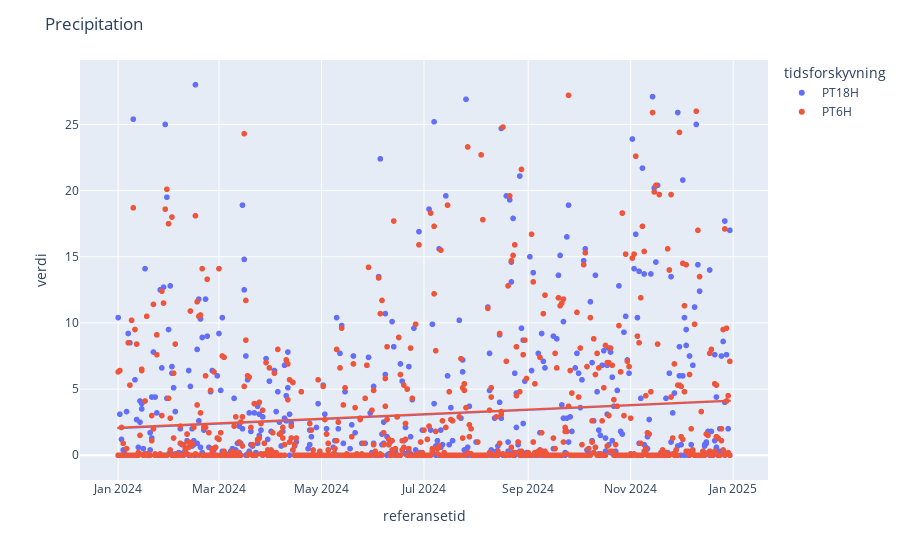

Notebook source saved alongside this figure:
### Markdown cell above
Testkode

### Code cell
# Visualiserer de ulike tidsforskyvningene
fig = px.scatter(precipitation, 
                x= 'referansetid', 
                y= 'verdi',
                color= 'tidsforskyvning', 
                trendline= 'ols',
                )

fig.update_layout(title=dict(text='Precipitation')
)
fig.show()

# Finner gjennomsnittet for hver av tidsforskyvningene
gj_måned = fc.average_other(precipitation, column='måned')
print(gj_måned)

fc.average_month_bargraph(gj_måned, name='Nedbør',unit='mm')

### Figure 1 — Plotly figure (JSON) as saved in the notebook; plotly's stock layout.template omitted (floating-point values rounded to 4 significant figures; data arrays with more than 128 entries replaced by an {"elided": "..."} marker saying what was removed)
{"data": [{"hovertemplate": "tidsforskyvning=PT18H<br>referansetid=%{x}<br>verdi=%{y}<extra></extra>", "legendgroup": "PT18H", "marker": {"color": "#636efa", "symbol": "circle"}, "mode": "markers", "name": "PT18H", "showlegend": true, "type": "scattergl", "x": {"elided": "730 str values"}, "xaxis": "x", "y": {"elided": "730 float values"}, "yaxis": "y"}, {"hovertemplate": "<b>OLS trendline</b><br>verdi = 6.56621e-08 * referansetid + -109.851<br>R<sup>2</sup>=0.012689<br><br>tidsforskyvning=PT18H<br>referansetid=%{x}<br>verdi=%{y} <b>(trend)</b><extra></extra>", "legendgroup": "PT18H", "marker": {"color": "#636efa", "symbol": "circle"}, "mode": "lines", "name": "PT18H", "showlegend": false, "type": "scattergl", "x": {"elided": "730 str values"}, "xaxis": "x", "y": {"elided": "730 float values"}, "yaxis": "y"}, {"hovertemplate": "tidsforskyvning=PT6H<br>referansetid=%{x}<br>verdi=%{y}<extra></extra>", "legendgroup": "PT6H", "marker": {"color": "#EF553B", "symbol": "circle"}, "mode": "markers", "name": "PT6H", "showlegend": true, "type": "scattergl", "x": {"elided": "730 str values"}, "xaxis": "x", "y": {"elided": "730 float values"}, "yaxis": "y"}, {"hovertemplate": "<b>OLS trendline</b><br>verdi = 6.49421e-08 * referansetid + -108.577<br>R<sup>2</sup>=0.012876<br><br>tidsforskyvning=PT6H<br>referansetid=%{x}<br>verdi=%{y} <b>(trend)</b><extra></extra>", "legendgroup": "PT6H", "marker": {"color": "#EF553B", "symbol": "circle"}, "mode": "lines", "name": "PT6H", "showlegend": false, "type": "scattergl", "x": {"elided": "730 str values"}, "xaxis": "x", "y": {"elided": "730 float values"}, "yaxis": "y"}], "layout": {"legend": {"title": {"text": "tidsforskyvning"}, "tracegroupgap": 0}, "margin": {"t": 60}, "title": {"text": "Precipitation"}, "xaxis": {"anchor": "y", "domain": [0, 1], "title": {"text": "referansetid"}}, "yaxis": {"anchor": "x", "domain": [0, 1], "title": {"text": "verdi"}}}}
